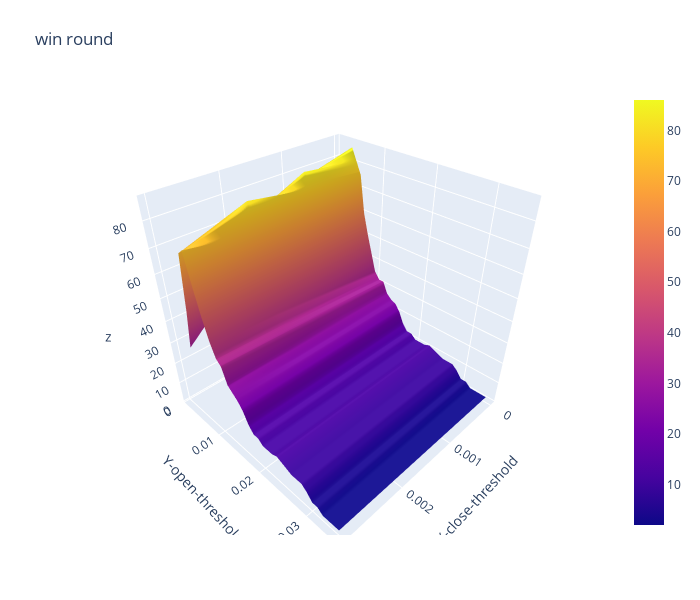

Source (notebook cell):
### Code cell
import plotly.graph_objects as go

x_data = df_win_round.columns.to_list() # close threshold

y_data = df_win_round.index.to_list() # open threshold

z_data = df_win_round.copy(deep=True) # win rate

fig = go.Figure(data=[go.Surface(z=z_data.values,x=x_data,y=y_data)])

fig.update_layout(title="win round", # 标题
                  autosize=False,  # 尺度自动缩放
                  width=700,  # 长宽
                  height=600,
                  margin=dict(l=65,r=50,b=65,t=90),  # 4个位置的距离
                  scene=dict(xaxis_title='X-close-threshold',yaxis_title='Y-open-threshold')
                 )

fig.show()

### Figure 1 — Plotly figure (JSON) as saved in the notebook; plotly's stock layout.template omitted (floating-point values rounded to 4 significant figures; data arrays with more than 128 entries replaced by an {"elided": "..."} marker saying what was removed)
{"data": [{"type": "surface", "x": [0, 0.001, 0.002, 0.003], "y": [0.001, 0.002, 0.003, 0.004, 0.005, 0.006, 0.007, 0.008, 0.009, 0.01, 0.011, 0.012, 0.013, 0.014, 0.015, 0.016, 0.017, 0.018, 0.019, 0.02, 0.021, 0.022, 0.023, 0.024, 0.025, 0.026, 0.027, 0.028, 0.029, 0.03, 0.031, 0.032, 0.033, 0.034, 0.035], "z": {"elided": "35x4 int values"}}], "layout": {"autosize": false, "height": 600, "margin": {"b": 65, "l": 65, "r": 50, "t": 90}, "scene": {"xaxis": {"title": {"text": "X-close-threshold"}}, "yaxis": {"title": {"text": "Y-open-threshold"}}}, "title": {"text": "win round"}, "width": 700}}
